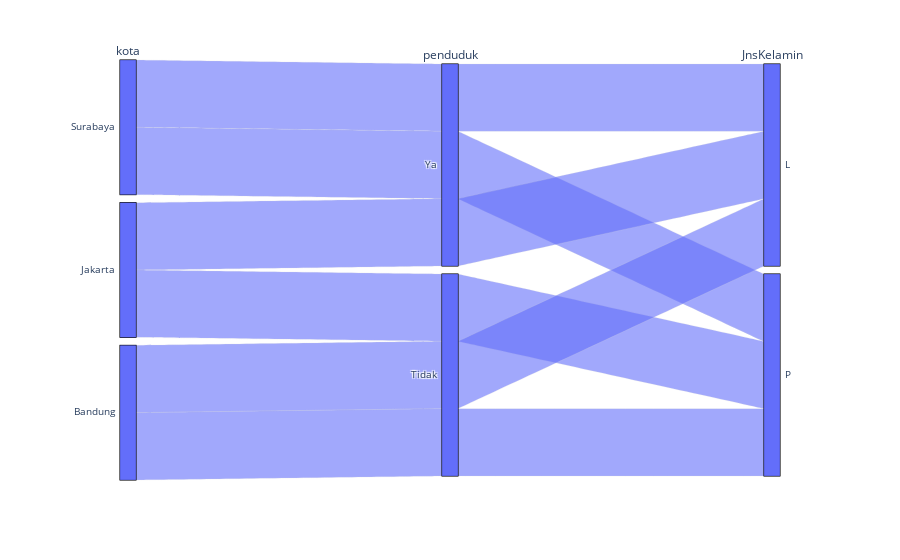

Notebook source saved alongside this figure:
### Markdown cell above
3.9. Parallel set
Easier to understand more than the treemap

### Code cell
import plotly.express as px

datax = { 'kota' : ['Surabaya','Surabaya','Jakarta','Jakarta','Bandung','Bandung'],
          'penduduk' : ['Ya','Ya','Tidak','Ya','Tidak','Tidak'], 
          'JnsKelamin' : ['L','P','P','L','P','L'] } 
data = pd.DataFrame(data=datax)
print(data)

fig = px.parallel_categories(data, dimensions=['kota','penduduk','JnsKelamin'])
fig.show()

### Figure 1 — Plotly figure (JSON) as saved in the notebook; plotly's stock layout.template omitted (floating-point values rounded to 4 significant figures)
{"data": [{"dimensions": [{"label": "kota", "values": ["Surabaya", "Surabaya", "Jakarta", "Jakarta", "Bandung", "Bandung"]}, {"label": "penduduk", "values": ["Ya", "Ya", "Tidak", "Ya", "Tidak", "Tidak"]}, {"label": "JnsKelamin", "values": ["L", "P", "P", "L", "P", "L"]}], "domain": {"x": [0, 1], "y": [0, 1]}, "name": "", "type": "parcats"}], "layout": {"legend": {"tracegroupgap": 0}, "margin": {"t": 60}}}
